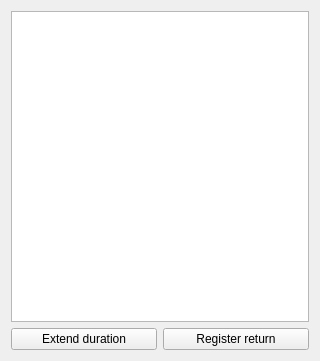
<?xml version="1.0" encoding="UTF-8"?>
<ui version="4.0">
 <class>LoanRegister</class>
 <widget class="QWidget" name="LoanRegister">
  <property name="geometry">
   <rect>
    <x>0</x>
    <y>0</y>
    <width>320</width>
    <height>361</height>
   </rect>
  </property>
  <property name="windowTitle">
   <string>Form</string>
  </property>
  <layout class="QVBoxLayout" name="verticalLayout">
   <item>
    <widget class="QListView" name="listView"/>
   </item>
   <item>
    <layout class="QHBoxLayout" name="horizontalLayout">
     <item>
      <widget class="QPushButton" name="buttonExtend">
       <property name="text">
        <string>Extend duration</string>
       </property>
      </widget>
     </item>
     <item>
      <widget class="QPushButton" name="buttonReturn">
       <property name="text">
        <string>Register return</string>
       </property>
      </widget>
     </item>
    </layout>
   </item>
  </layout>
 </widget>
 <resources/>
 <connections/>
</ui>
